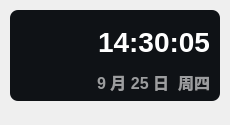
<?xml version="1.0" encoding="UTF-8"?>
<ui version="4.0">
 <class>Theme</class>
 <widget class="QWidget" name="Form">
  <property name="geometry">
   <rect>
    <x>0</x>
    <y>0</y>
    <width>230</width>
    <height>125</height>
   </rect>
  </property>
  <property name="minimumSize">
   <size>
    <width>0</width>
    <height>0</height>
   </size>
  </property>
  <property name="maximumSize">
   <size>
    <width>16777215</width>
    <height>65536</height>
   </size>
  </property>
  <property name="windowTitle">
   <string>时间</string>
  </property>
  <widget class="QLabel" name="date_text">
   <property name="geometry">
    <rect>
     <x>20</x>
     <y>70</y>
     <width>190</width>
     <height>24</height>
    </rect>
   </property>
   <property name="font">
    <font>
     <family>Microsoft YaHei UI</family>
     <pointsize>12</pointsize>
     <weight>75</weight>
     <bold>true</bold>
    </font>
   </property>
   <property name="styleSheet">
    <string notr="true">color: rgba(255, 255, 255, 150);
font-weight: bold;</string>
   </property>
   <property name="text">
    <string>9 月 25 日  周四</string>
   </property>
   <property name="textFormat">
    <enum>Qt::PlainText</enum>
   </property>
   <property name="alignment">
    <set>Qt::AlignRight|Qt::AlignTrailing|Qt::AlignVCenter</set>
   </property>
  </widget>
  <widget class="QLabel" name="time_text">
   <property name="geometry">
    <rect>
     <x>20</x>
     <y>18</y>
     <width>190</width>
     <height>48</height>
    </rect>
   </property>
   <property name="font">
    <font>
     <family>Microsoft YaHei UI</family>
     <pointsize>21</pointsize>
     <weight>75</weight>
     <bold>true</bold>
    </font>
   </property>
   <property name="styleSheet">
    <string notr="true">border: none;
color: rgba(255, 255, 255, 255);
font-weight: bold</string>
   </property>
   <property name="text">
    <string>14:30:05</string>
   </property>
   <property name="textFormat">
    <enum>Qt::PlainText</enum>
   </property>
   <property name="alignment">
    <set>Qt::AlignRight|Qt::AlignTrailing|Qt::AlignVCenter</set>
   </property>
  </widget>
  <widget class="QLabel" name="backgnd">
   <property name="geometry">
    <rect>
     <x>10</x>
     <y>10</y>
     <width>210</width>
     <height>91</height>
    </rect>
   </property>
   <property name="styleSheet">
    <string notr="true">background-color: rgba(15, 18, 22, 255);
border-radius: 8px</string>
   </property>
   <property name="text">
    <string/>
   </property>
  </widget>
  <zorder>backgnd</zorder>
  <zorder>date_text</zorder>
  <zorder>time_text</zorder>
 </widget>
 <resources/>
 <connections/>
</ui>
